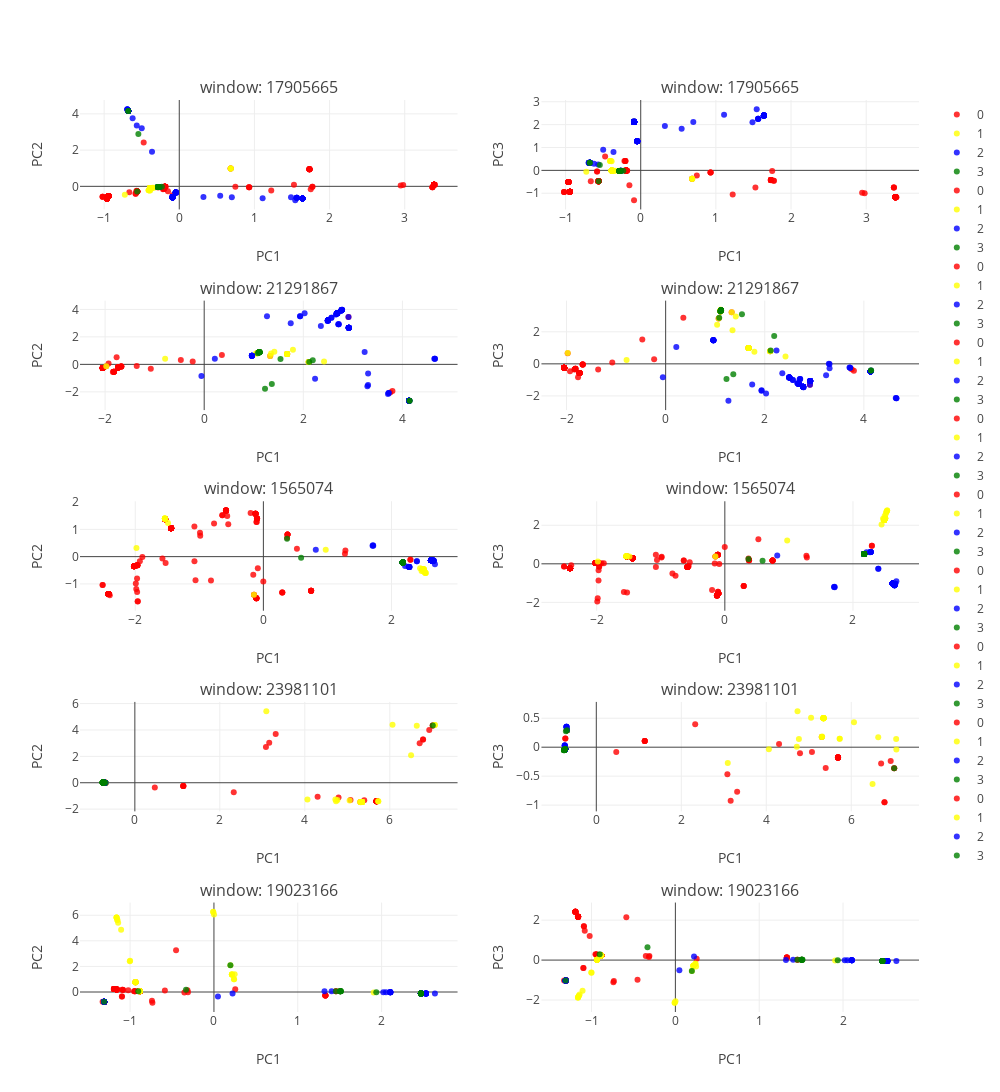

The cell this chart's notebook holds for it:
### Markdown cell above
### I. Local variation sample

Visualize genetic structure at local windows using PCA. Plot colors will correspond to the Mean shift clustering above. 

Use the list `plot_who` to plot only accessions from specific groups.

Use the list `shade` to lower the opacity of samples from specific groups.

### Code cell
## a look at local windows
from structure_tools.Tutorial_subplots import window_sample_plot

windows_pick= 5
Chr= 8

plot_who= [0,1,2,3]
shade= []


window_sample_plot(Windows,
                   ref_dict,
                   color_groups,
                   plot_who= plot_who,
                   shade= shade,
                   Chr= Chr,
                   windows_pick= windows_pick,
                   height= 1500,width= 1000)

### Figure 1 — Plotly figure (JSON) as saved in the notebook; plotly's stock layout.template omitted (floating-point values rounded to 4 significant figures; data arrays with more than 128 entries replaced by an {"elided": "..."} marker saying what was removed)
{"data": [{"marker": {"color": "red", "line": {"width": 0}, "opacity": 0.8, "size": 6, "symbol": "circle"}, "mode": "markers", "name": "0", "type": "scatter", "uid": "d0d51f96-6da0-4ffd-986e-5b6aee29e8c6", "x": {"elided": "279 float values"}, "xaxis": "x", "y": {"elided": "279 float values"}, "yaxis": "y"}, {"marker": {"color": "yellow", "line": {"width": 0}, "opacity": 0.8, "size": 6, "symbol": "circle"}, "mode": "markers", "name": "1", "type": "scatter", "uid": "d4888f99-f090-4c41-bd3c-3a337edf9a13", "x": [-0.3876, -0.3876, -0.3666, -0.3876, -0.3978, -0.3876, -0.3876, -0.3876, -0.4083, -0.3897, -0.4083, 0.6846, -0.3876, -0.08897, -0.3876, -0.3825, -0.3876, -0.6788, 0.6846, -0.389, -0.7245, -0.3876, -0.3666, -0.3876, -0.3876, -0.3888, -0.3876, -0.3876, -0.3876, -0.3876, 0.6846, -0.3554, -0.3897, -0.3873, -0.3344, -0.3876, -0.3876, -0.3876, -0.3876], "xaxis": "x", "y": [-0.09139, -0.09139, -0.09456, -0.09139, -0.2234, -0.09139, -0.09139, -0.09139, -0.2218, -0.09251, -0.2218, 0.9867, -0.09139, -0.6106, -0.09139, -0.08979, -0.09139, 4.165, 0.9867, -0.0918, -0.4657, -0.09139, -0.09456, -0.09139, -0.09139, -0.0921, -0.09139, -0.09139, -0.09139, -0.09139, 0.9867, -0.08073, -0.09251, -0.225, -0.08389, -0.09139, -0.09139, -0.09139, -0.09139], "yaxis": "y"}, {"marker": {"color": "blue", "line": {"width": 0}, "opacity": 0.8, "size": 6, "symbol": "circle"}, "mode": "markers", "name": "2", "type": "scatter", "uid": "348c008f-df9c-475b-846b-87799c2c4ca2", "x": {"elided": "165 float values"}, "xaxis": "x", "y": {"elided": "165 float values"}, "yaxis": "y"}, {"marker": {"color": "green", "line": {"width": 0}, "opacity": 0.8, "size": 6, "symbol": "circle"}, "mode": "markers", "name": "3", "type": "scatter", "uid": "d3db2807-f6f5-4b42-872d-12906c574f6d", "x": [-0.2821, -0.2821, -0.2821, -0.2821, -0.2821, -0.6788, -0.2821, -0.2821, -0.2821, -0.2686, -0.6788, -0.232, -0.5602, -0.2831, -0.2671, -0.5443, -0.2836, -0.2821, -0.2821, -0.2821, -0.2821], "xaxis": "x", "y": [-0.03555, -0.03555, -0.03555, -0.03555, -0.03555, 4.165, -0.03555, -0.03555, -0.03555, -0.0334, 4.165, -0.02727, -0.2835, -0.03246, -0.02972, 2.887, -0.036, -0.03555, -0.03555, -0.03555, -0.03555], "yaxis": "y"}, {"marker": {"color": "red", "line": {"width": 0}, "opacity": 0.8, "size": 6, "symbol": "circle"}, "mode": "markers", "name": "0", "type": "scatter", "uid": "6b470ef6-f658-4ee3-9293-d51fa99eed55", "x": {"elided": "279 float values"}, "xaxis": "x2", "y": {"elided": "279 float values"}, "yaxis": "y2"}, {"marker": {"color": "yellow", "line": {"width": 0}, "opacity": 0.8, "size": 6, "symbol": "circle"}, "mode": "markers", "name": "1", "type": "scatter", "uid": "865a2034-cb65-4d25-a3cb-27536424a6f2", "x": [-0.3876, -0.3876, -0.3666, -0.3876, -0.3978, -0.3876, -0.3876, -0.3876, -0.4083, -0.3897, -0.4083, 0.6846, -0.3876, -0.08897, -0.3876, -0.3825, -0.3876, -0.6788, 0.6846, -0.389, -0.7245, -0.3876, -0.3666, -0.3876, -0.3876, -0.3888, -0.3876, -0.3876, -0.3876, -0.3876, 0.6846, -0.3554, -0.3897, -0.3873, -0.3344, -0.3876, -0.3876, -0.3876, -0.3876], "xaxis": "x2", "y": [-0.009942, -0.009942, -0.01913, -0.009942, 0.4064, -0.009942, -0.009942, -0.009942, 0.411, -0.01165, 0.411, -0.3653, -0.009942, 2.146, -0.009942, -0.01209, -0.009942, 0.329, -0.3653, -0.00999, -0.05534, -0.009942, -0.01913, -0.009942, -0.009942, -0.01107, -0.009942, -0.009942, -0.009942, -0.009942, -0.3653, -0.01268, -0.01165, 0.4019, -0.02186, -0.009942, -0.009942, -0.009942, -0.009942], "yaxis": "y2"}, {"marker": {"color": "blue", "line": {"width": 0}, "opacity": 0.8, "size": 6, "symbol": "circle"}, "mode": "markers", "name": "2", "type": "scatter", "uid": "22dacc09-8d8b-4dad-84b0-e3997305748a", "x": {"elided": "165 float values"}, "xaxis": "x2", "y": {"elided": "165 float values"}, "yaxis": "y2"}, {"marker": {"color": "green", "line": {"width": 0}, "opacity": 0.8, "size": 6, "symbol": "circle"}, "mode": "markers", "name": "3", "type": "scatter", "uid": "ae90024a-941b-4896-995e-d5ebd516e2f3", "x": [-0.2821, -0.2821, -0.2821, -0.2821, -0.2821, -0.6788, -0.2821, -0.2821, -0.2821, -0.2686, -0.6788, -0.232, -0.5602, -0.2831, -0.2671, -0.5443, -0.2836, -0.2821, -0.2821, -0.2821, -0.2821], "xaxis": "x2", "y": [-0.0235, -0.0235, -0.0235, -0.0235, -0.0235, 0.329, -0.0235, -0.0235, -0.0235, -0.02259, 0.329, -0.01873, -0.4736, -0.02328, -0.02159, 0.2301, -0.02417, -0.0235, -0.0235, -0.0235, -0.0235], "yaxis": "y2"}, {"marker": {"color": "red", "line": {"width": 0}, "opacity": 0.8, "size": 6, "symbol": "circle"}, "mode": "markers", "name": "0", "type": "scatter", "uid": "deb07c47-1c30-409a-bd04-f9d7fa933587", "x": {"elided": "279 float values"}, "xaxis": "x3", "y": {"elided": "279 float values"}, "yaxis": "y3"}, {"marker": {"color": "yellow", "line": {"width": 0}, "opacity": 0.8, "size": 6, "symbol": "circle"}, "mode": "markers", "name": "1", "type": "scatter", "uid": "38856377-b4d0-4bb9-932e-0ff43c1b0b42", "x": [1.105, 1.673, 1.105, 1.105, 1.069, 2.108, 1.791, 1.105, 1.039, 1.349, 1.105, 1.105, 1.105, 1.332, 1.415, 1.105, 1.673, 2.418, 1.105, 1.105, -0.7884, 2.108, 1.105, 1.673, 1.673, 1.105, 1.105, 1.673, 1.673, 1.112, 1.105, 2.108, 1.105, 1.105, 1.112, 1.105, 1.105, -1.976, 1.673], "xaxis": "x3", "y": [0.8859, 0.7485, 0.8859, 0.8859, 0.8219, 0.1743, 1.07, 0.8859, 0.7661, 0.7984, 0.8859, 0.8859, 0.8859, 0.6087, 0.9182, 0.8859, 0.7485, 0.2065, 0.8859, 0.8859, 0.4164, 0.1743, 0.8859, 0.7485, 0.7485, 0.8859, 0.8859, 0.7485, 0.7485, 0.8983, 0.8859, 0.1743, 0.8859, 0.8859, 0.8983, 0.8859, 0.8859, -0.1278, 0.7485], "yaxis": "y3"}, {"marker": {"color": "blue", "line": {"width": 0}, "opacity": 0.8, "size": 6, "symbol": "circle"}, "mode": "markers", "name": "2", "type": "scatter", "uid": "8450574b-9b03-40fb-ae66-ece4a0823703", "x": {"elided": "165 float values"}, "xaxis": "x3", "y": {"elided": "165 float values"}, "yaxis": "y3"}, {"marker": {"color": "green", "line": {"width": 0}, "opacity": 0.8, "size": 6, "symbol": "circle"}, "mode": "markers", "name": "3", "type": "scatter", "uid": "eb37b3ff-ad12-4352-a4f2-328190e2f8df", "x": [1.116, 1.105, 1.116, 1.116, 1.105, 2.19, 1.116, 1.116, 2.12, 1.116, 1.105, 1.365, 4.144, 4.144, 1.116, 1.227, 1.54, 1.116, 1.116, 1.081, 1.116], "xaxis": "x3", "y": [0.8823, 0.8859, 0.8823, 0.8823, 0.8859, 0.2986, 0.8823, 0.8823, 0.1706, 0.8823, 0.8859, -1.425, -2.652, -2.652, 0.8823, -1.768, 0.3947, 0.8823, 0.8823, 0.8171, 0.8823], "yaxis": "y3"}, {"marker": {"color": "red", "line": {"width": 0}, "opacity": 0.8, "size": 6, "symbol": "circle"}, "mode": "markers", "name": "0", "type": "scatter", "uid": "8f3b7d7c-639b-4ea4-841a-0ac828497674", "x": {"elided": "279 float values"}, "xaxis": "x4", "y": {"elided": "279 float values"}, "yaxis": "y4"}, {"marker": {"color": "yellow", "line": {"width": 0}, "opacity": 0.8, "size": 6, "symbol": "circle"}, "mode": "markers", "name": "1", "type": "scatter", "uid": "dd71152e-f087-4674-8be3-fbf76ab87c9b", "x": [1.105, 1.673, 1.105, 1.105, 1.069, 2.108, 1.791, 1.105, 1.039, 1.349, 1.105, 1.105, 1.105, 1.332, 1.415, 1.105, 1.673, 2.418, 1.105, 1.105, -0.7884, 2.108, 1.105, 1.673, 1.673, 1.105, 1.105, 1.673, 1.673, 1.112, 1.105, 2.108, 1.105, 1.105, 1.112, 1.105, 1.105, -1.976, 1.673], "xaxis": "x4", "y": [3.287, 0.9898, 3.287, 3.287, 2.835, 0.7903, 0.7625, 3.287, 2.434, 2.099, 3.287, 3.287, 3.287, 3.216, 2.951, 3.287, 0.9898, 0.4551, 3.287, 3.287, 0.2382, 0.7903, 3.287, 0.9898, 0.9898, 3.287, 3.287, 0.9898, 0.9898, 3.368, 3.287, 0.7903, 3.287, 3.287, 3.368, 3.287, 3.287, 0.6728, 0.9898], "yaxis": "y4"}, {"marker": {"color": "blue", "line": {"width": 0}, "opacity": 0.8, "size": 6, "symbol": "circle"}, "mode": "markers", "name": "2", "type": "scatter", "uid": "53a137d2-34f8-4896-964c-5398f23b1641", "x": {"elided": "165 float values"}, "xaxis": "x4", "y": {"elided": "165 float values"}, "yaxis": "y4"}, {"marker": {"color": "green", "line": {"width": 0}, "opacity": 0.8, "size": 6, "symbol": "circle"}, "mode": "markers", "name": "3", "type": "scatter", "uid": "4363d762-1f28-4fd0-84ee-bdcc207a19ee", "x": [1.116, 1.105, 1.116, 1.116, 1.105, 2.19, 1.116, 1.116, 2.12, 1.116, 1.105, 1.365, 4.144, 4.144, 1.116, 1.227, 1.54, 1.116, 1.116, 1.081, 1.116], "xaxis": "x4", "y": [3.336, 3.287, 3.336, 3.336, 3.287, 1.743, 3.336, 3.336, 0.8393, 3.336, 3.287, -0.6423, -0.4223, -0.4223, 3.336, -0.9428, 3.098, 3.336, 3.336, 2.879, 3.336], "yaxis": "y4"}, {"marker": {"color": "red", "line": {"width": 0}, "opacity": 0.8, "size": 6, "symbol": "circle"}, "mode": "markers", "name": "0", "type": "scatter", "uid": "c75cb8dd-f214-4093-a36a-183b90a67e02", "x": {"elided": "279 float values"}, "xaxis": "x5", "y": {"elided": "279 float values"}, "yaxis": "y5"}, {"marker": {"color": "yellow", "line": {"width": 0}, "opacity": 0.8, "size": 6, "symbol": "circle"}, "mode": "markers", "name": "1", "type": "scatter", "uid": "cc094006-abd0-45fa-8aaa-eca99e0bd849", "x": [2.487, 2.523, 2.487, 2.487, 2.523, -1.538, 2.487, -1.538, 2.487, -1.538, 2.514, 2.487, 2.487, 2.494, 2.487, 2.487, 2.534, -0.147, -1.538, 2.534, 0.973, 2.487, -1.538, 2.503, 2.503, 2.487, -1.53, 2.469, 2.487, -1.489, 2.487, 2.487, -1.981, 2.503, 2.487, 2.446, 2.487, 2.487, 2.503], "xaxis": "x5", "y": [-0.4603, -0.5875, -0.4603, -0.4603, -0.5875, 1.4, -0.4603, 1.4, -0.4603, 1.4, -0.5579, -0.4603, -0.4603, -0.5381, -0.4603, -0.4603, -0.6002, -1.398, 1.4, -0.6002, 0.2506, -0.4603, 1.4, -0.4666, -0.4666, -0.4603, 1.375, -0.5285, -0.4603, 1.237, -0.4603, -0.4603, 0.3175, -0.4666, -0.4603, -0.4288, -0.4603, -0.4603, -0.4666], "yaxis": "y5"}, {"marker": {"color": "blue", "line": {"width": 0}, "opacity": 0.8, "size": 6, "symbol": "circle"}, "mode": "markers", "name": "2", "type": "scatter", "uid": "bf3f9cdc-857b-465b-bb97-2c7bce838cbd", "x": {"elided": "165 float values"}, "xaxis": "x5", "y": {"elided": "165 float values"}, "yaxis": "y5"}, {"marker": {"color": "green", "line": {"width": 0}, "opacity": 0.8, "size": 6, "symbol": "circle"}, "mode": "markers", "name": "3", "type": "scatter", "uid": "b213a252-a5f9-4c14-98e6-cd748f2c7c90", "x": [2.174, 2.174, 2.174, 2.174, 2.174, 2.174, 2.174, 2.174, 2.174, 2.174, 2.174, 0.5889, 2.174, 2.174, 2.174, 0.3693, 2.174, 2.174, 2.174, 2.174, 2.174], "xaxis": "x5", "y": [-0.2162, -0.2162, -0.2162, -0.2162, -0.2162, -0.2162, -0.2162, -0.2162, -0.2162, -0.2162, -0.2162, -0.0407, -0.2162, -0.2162, -0.2162, 0.6595, -0.2162, -0.2162, -0.2162, -0.2162, -0.2162], "yaxis": "y5"}, {"marker": {"color": "red", "line": {"width": 0}, "opacity": 0.8, "size": 6, "symbol": "circle"}, "mode": "markers", "name": "0", "type": "scatter", "uid": "d7d671b9-4929-463f-97da-90a7fd400abf", "x": {"elided": "279 float values"}, "xaxis": "x6", "y": {"elided": "279 float values"}, "yaxis": "y6"}, {"marker": {"color": "yellow", "line": {"width": 0}, "opacity": 0.8, "size": 6, "symbol": "circle"}, "mode": "markers", "name": "1", "type": "scatter", "uid": "d7657e19-df74-471d-a96c-985e2ad22556", "x": [2.487, 2.523, 2.487, 2.487, 2.523, -1.538, 2.487, -1.538, 2.487, -1.538, 2.514, 2.487, 2.487, 2.494, 2.487, 2.487, 2.534, -0.147, -1.538, 2.534, 0.973, 2.487, -1.538, 2.503, 2.503, 2.487, -1.53, 2.469, 2.487, -1.489, 2.487, 2.487, -1.981, 2.503, 2.487, 2.446, 2.487, 2.487, 2.503], "xaxis": "x6", "y": [2.269, 2.696, 2.269, 2.269, 2.696, 0.3978, 2.269, 0.3978, 2.269, 0.3978, 2.614, 2.269, 2.269, 2.486, 2.269, 2.269, 2.765, 0.3765, 0.3978, 2.765, 1.216, 2.269, 0.3978, 2.367, 2.367, 2.269, 0.3944, 2.343, 2.269, 0.3735, 2.269, 2.269, 0.1143, 2.367, 2.269, 2.034, 2.269, 2.269, 2.367], "yaxis": "y6"}, {"marker": {"color": "blue", "line": {"width": 0}, "opacity": 0.8, "size": 6, "symbol": "circle"}, "mode": "markers", "name": "2", "type": "scatter", "uid": "f594f394-f4ee-45d6-898b-befce2ed1c76", "x": {"elided": "165 float values"}, "xaxis": "x6", "y": {"elided": "165 float values"}, "yaxis": "y6"}, {"marker": {"color": "green", "line": {"width": 0}, "opacity": 0.8, "size": 6, "symbol": "circle"}, "mode": "markers", "name": "3", "type": "scatter", "uid": "d4bcafd0-e231-4611-9431-6779b6c40eb4", "x": [2.174, 2.174, 2.174, 2.174, 2.174, 2.174, 2.174, 2.174, 2.174, 2.174, 2.174, 0.5889, 2.174, 2.174, 2.174, 0.3693, 2.174, 2.174, 2.174, 2.174, 2.174], "xaxis": "x6", "y": [0.5032, 0.5032, 0.5032, 0.5032, 0.5032, 0.5032, 0.5032, 0.5032, 0.5032, 0.5032, 0.5032, 0.1595, 0.5032, 0.5032, 0.5032, 0.2525, 0.5032, 0.5032, 0.5032, 0.5032, 0.5032], "yaxis": "y6"}, {"marker": {"color": "red", "line": {"width": 0}, "opacity": 0.8, "size": 6, "symbol": "circle"}, "mode": "markers", "name": "0", "type": "scatter", "uid": "f27dd256-9b53-4116-99f6-36a05db43383", "x": {"elided": "279 float values"}, "xaxis": "x7", "y": {"elided": "279 float values"}, "yaxis": "y7"}, {"marker": {"color": "yellow", "line": {"width": 0}, "opacity": 0.8, "size": 6, "symbol": "circle"}, "mode": "markers", "name": "1", "type": "scatter", "uid": "701712da-5332-429c-8119-08e6356245e7", "x": [5.314, 5.306, 5.346, 5.349, -0.6926, 4.062, -0.7357, 4.768, -0.6915, 5.346, 5.346, 5.054, 5.346, 4.719, 5.306, 6.501, 5.349, 5.728, 4.736, 5.346, -0.6915, -0.7318, 5.346, 7.062, 3.094, 7.057, -0.6926, 5.346, 5.346, -0.7318, 5.349, -0.6915, 6.635, -0.6915, 5.346, 5.346, -0.6915, 6.064, 5.728], "xaxis": "x7", "y": [-1.471, -1.455, -1.46, -1.464, 0.007079, -1.279, 0.01252, -1.303, 0.007005, -1.46, -1.46, -1.354, -1.46, -1.266, -1.455, 2.075, -1.464, -1.408, -1.405, -1.46, 0.007005, 0.01207, -1.46, 4.378, 5.428, 4.371, 0.007079, -1.46, -1.46, 0.01207, -1.464, 0.007005, 4.323, 0.007005, -1.46, -1.46, 0.007005, 4.39, -1.408], "yaxis": "y7"}, {"marker": {"color": "blue", "line": {"width": 0}, "opacity": 0.8, "size": 6, "symbol": "circle"}, "mode": "markers", "name": "2", "type": "scatter", "uid": "ba946fe5-b941-4c8c-a34a-aebe12077d9f", "x": {"elided": "165 float values"}, "xaxis": "x7", "y": {"elided": "165 float values"}, "yaxis": "y7"}, {"marker": {"color": "green", "line": {"width": 0}, "opacity": 0.8, "size": 6, "symbol": "circle"}, "mode": "markers", "name": "3", "type": "scatter", "uid": "cd6b81e4-752b-44c6-bde0-14bb5cecd5e7", "x": [-0.7555, -0.7585, -0.757, -0.7555, -0.7555, -0.7152, 7.011, -0.7585, -0.7318, -0.7555, -0.7555, -0.7321, -0.7555, -0.7555, -0.6915, -0.7318, -0.7555, -0.7555, -0.7555, -0.7555, -0.7555], "xaxis": "x7", "y": [0.01528, 0.01569, 0.01548, 0.01528, 0.01528, 0.01021, 4.337, 0.01569, 0.01207, 0.01528, 0.01528, 0.0121, 0.01528, 0.01528, 0.007005, 0.01207, 0.01528, 0.01528, 0.01528, 0.01528, 0.01528], "yaxis": "y7"}, {"marker": {"color": "red", "line": {"width": 0}, "opacity": 0.8, "size": 6, "symbol": "circle"}, "mode": "markers", "name": "0", "type": "scatter", "uid": "f843ee9c-c788-4b92-b29c-5389c7fe85fb", "x": {"elided": "279 float values"}, "xaxis": "x8", "y": {"elided": "279 float values"}, "yaxis": "y8"}, {"marker": {"color": "yellow", "line": {"width": 0}, "opacity": 0.8, "size": 6, "symbol": "circle"}, "mode": "markers", "name": "1", "type": "scatter", "uid": "19d424a3-dba1-4175-9f1a-295b5a2ae778", "x": [5.314, 5.306, 5.346, 5.349, -0.6926, 4.062, -0.7357, 4.768, -0.6915, 5.346, 5.346, 5.054, 5.346, 4.719, 5.306, 6.501, 5.349, 5.728, 4.736, 5.346, -0.6915, -0.7318, 5.346, 7.062, 3.094, 7.057, -0.6926, 5.346, 5.346, -0.7318, 5.349, -0.6915, 6.635, -0.6915, 5.346, 5.346, -0.6915, 6.064, 5.728], "xaxis": "x8", "y": [0.1831, 0.1766, 0.5, 0.5045, 0.3038, -0.03454, -0.03433, 0.1403, 0.2932, 0.5, 0.5, 0.5093, 0.5, 0.005915, 0.1766, -0.6354, 0.5045, 0.1445, 0.6223, 0.5, 0.2932, -0.03023, 0.5, -0.0395, -0.2745, 0.1412, 0.3038, 0.5, 0.5, -0.03023, 0.5045, 0.2932, 0.1733, 0.2932, 0.5, 0.5, 0.2932, 0.4318, 0.1445], "yaxis": "y8"}, {"marker": {"color": "blue", "line": {"width": 0}, "opacity": 0.8, "size": 6, "symbol": "circle"}, "mode": "markers", "name": "2", "type": "scatter", "uid": "e59007bc-4387-49b0-a4c0-5dccf27003ea", "x": {"elided": "165 float values"}, "xaxis": "x8", "y": {"elided": "165 float values"}, "yaxis": "y8"}, {"marker": {"color": "green", "line": {"width": 0}, "opacity": 0.8, "size": 6, "symbol": "circle"}, "mode": "markers", "name": "3", "type": "scatter", "uid": "979f1acf-b147-43c7-932f-c9499070da42", "x": [-0.7555, -0.7585, -0.757, -0.7555, -0.7555, -0.7152, 7.011, -0.7585, -0.7318, -0.7555, -0.7555, -0.7321, -0.7555, -0.7555, -0.6915, -0.7318, -0.7555, -0.7555, -0.7555, -0.7555, -0.7555], "xaxis": "x8", "y": [-0.04788, -0.05244, -0.05016, -0.04788, -0.04788, 0.2755, -0.3615, -0.05244, -0.03023, -0.04788, -0.04788, -0.03049, -0.04788, -0.04788, 0.2932, -0.03023, -0.04788, -0.04788, -0.04788, -0.04788, -0.04788], "yaxis": "y8"}, {"marker": {"color": "red", "line": {"width": 0}, "opacity": 0.8, "size": 6, "symbol": "circle"}, "mode": "markers", "name": "0", "type": "scatter", "uid": "bf874517-c03f-44a4-8e83-567e56df20fc", "x": {"elided": "279 float values"}, "xaxis": "x9", "y": {"elided": "279 float values"}, "yaxis": "y9"}, {"marker": {"color": "yellow", "line": {"width": 0}, "opacity": 0.8, "size": 6, "symbol": "circle"}, "mode": "markers", "name": "1", "type": "scatter", "uid": "a93ddd4f-96c3-4d3f-ad10-d114f6d65e1b", "x": [-0.008179, -0.9358, -1.107, -0.8851, -1.004, 0.247, -0.8851, -0.9358, -0.8851, 2.469, 2.469, 0.001013, -0.008971, 1.905, -0.8851, 0.2394, -0.9998, -0.9358, -1.153, -0.9358, -0.8851, -0.8851, -1.143, 0.2141, 0.2394, -0.9358, -1.162, -0.9358, 0.2141, 2.469, -1.153, -0.8851, 0.1963, -1.162, -1.162, 0.2141, -0.8851, -0.9358, 0.2141], "xaxis": "x9", "y": [6.258, 0.7597, 4.863, 0.05334, 2.408, 1.381, 0.05334, 0.7597, 0.05334, -0.1093, -0.1093, 6.066, 6.272, -0.02961, 0.05334, 1.007, 2.447, 0.7597, 5.628, 0.7597, 0.05334, 0.05334, 5.422, 1.36, 1.007, 0.7597, 5.82, 0.7597, 1.36, -0.1093, 5.628, 0.05334, 2.087, 5.82, 5.82, 1.36, 0.05334, 0.7597, 1.36], "yaxis": "y9"}, {"marker": {"color": "blue", "line": {"width": 0}, "opacity": 0.8, "size": 6, "symbol": "circle"}, "mode": "markers", "name": "2", "type": "scatter", "uid": "c4cc89dc-6bc8-47cf-8218-69efdb1de1af", "x": {"elided": "165 float values"}, "xaxis": "x9", "y": {"elided": "165 float values"}, "yaxis": "y9"}, {"marker": {"color": "green", "line": {"width": 0}, "opacity": 0.8, "size": 6, "symbol": "circle"}, "mode": "markers", "name": "3", "type": "scatter", "uid": "381d5ffa-ec5d-42e9-aea9-eec9ec98d42d", "x": [2.469, 1.506, 1.936, 1.506, 1.506, 0.1963, 2.469, 2.469, 2.469, 2.469, 2.469, -0.333, -1.309, 1.514, 1.514, -0.9031, 2.469, 1.506, 2.469, 1.506, 1.455], "xaxis": "x9", "y": [-0.1093, 0.06226, -0.02549, 0.06226, 0.06226, 2.087, -0.1093, -0.1093, -0.1093, -0.1093, -0.1093, 0.1787, -0.7612, 0.06335, 0.06335, 0.06137, -0.1093, 0.06226, -0.1093, 0.06226, 0.0603], "yaxis": "y9"}, {"marker": {"color": "red", "line": {"width": 0}, "opacity": 0.8, "size": 6, "symbol": "circle"}, "mode": "markers", "name": "0", "type": "scatter", "uid": "58689ece-5009-466f-8fef-f46d87d59cb8", "x": {"elided": "279 float values"}, "xaxis": "x10", "y": {"elided": "279 float values"}, "yaxis": "y10"}, {"marker": {"color": "yellow", "line": {"width": 0}, "opacity": 0.8, "size": 6, "symbol": "circle"}, "mode": "markers", "name": "1", "type": "scatter", "uid": "4385ffca-da61-4d3c-8c24-01420285afea", "x": [-0.008179, -0.9358, -1.107, -0.8851, -1.004, 0.247, -0.8851, -0.9358, -0.8851, 2.469, 2.469, 0.001013, -0.008971, 1.905, -0.8851, 0.2394, -0.9998, -0.9358, -1.153, -0.9358, -0.8851, -0.8851, -1.143, 0.2141, 0.2394, -0.9358, -1.162, -0.9358, 0.2141, 2.469, -1.153, -0.8851, 0.1963, -1.162, -1.162, 0.2141, -0.8851, -0.9358, 0.2141], "xaxis": "x10", "y": [-2.133, 0.01684, -1.538, 0.234, -0.6221, -0.3272, 0.234, 0.01684, 0.234, -0.04322, -0.04322, -2.061, -2.138, -0.01951, 0.234, -0.1791, -0.6317, 0.01684, -1.8, 0.01684, 0.234, 0.234, -1.723, -0.2877, -0.1791, 0.01684, -1.872, 0.01684, -0.2877, -0.04322, -1.8, 0.234, -0.5444, -1.872, -1.872, -0.2877, 0.234, 0.01684, -0.2877], "yaxis": "y10"}, {"marker": {"color": "blue", "line": {"width": 0}, "opacity": 0.8, "size": 6, "symbol": "circle"}, "mode": "markers", "name": "2", "type": "scatter", "uid": "f081ed6a-c51a-406d-98dc-12397ea1c612", "x": {"elided": "165 float values"}, "xaxis": "x10", "y": {"elided": "165 float values"}, "yaxis": "y10"}, {"marker": {"color": "green", "line": {"width": 0}, "opacity": 0.8, "size": 6, "symbol": "circle"}, "mode": "markers", "name": "3", "type": "scatter", "uid": "03d9074a-b6b2-49b0-9c41-e5b03e72d603", "x": [2.469, 1.506, 1.936, 1.506, 1.506, 0.1963, 2.469, 2.469, 2.469, 2.469, 2.469, -0.333, -1.309, 1.514, 1.514, -0.9031, 2.469, 1.506, 2.469, 1.506, 1.455], "xaxis": "x10", "y": [-0.04322, 0.02254, -0.01281, 0.02254, 0.02254, -0.5444, -0.04322, -0.04322, -0.04322, -0.04322, -0.04322, 0.6417, -1.028, 0.023, 0.023, 0.2907, -0.04322, 0.02254, -0.04322, 0.02254, 0.02007], "yaxis": "y10"}], "layout": {"annotations": [{"font": {"size": 16}, "showarrow": false, "text": "window: 17905665", "x": 0.225, "xanchor": "center", "xref": "paper", "y": 1, "yanchor": "bottom", "yref": "paper"}, {"font": {"size": 16}, "showarrow": false, "text": "window: 17905665", "x": 0.775, "xanchor": "center", "xref": "paper", "y": 1, "yanchor": "bottom", "yref": "paper"}, {"font": {"size": 16}, "showarrow": false, "text": "window: 21291867", "x": 0.225, "xanchor": "center", "xref": "paper", "y": 0.78, "yanchor": "bottom", "yref": "paper"}, {"font": {"size": 16}, "showarrow": false, "text": "window: 21291867", "x": 0.775, "xanchor": "center", "xref": "paper", "y": 0.78, "yanchor": "bottom", "yref": "paper"}, {"font": {"size": 16}, "showarrow": false, "text": "window: 1565074", "x": 0.225, "xanchor": "center", "xref": "paper", "y": 0.56, "yanchor": "bottom", "yref": "paper"}, {"font": {"size": 16}, "showarrow": false, "text": "window: 1565074", "x": 0.775, "xanchor": "center", "xref": "paper", "y": 0.56, "yanchor": "bottom", "yref": "paper"}, {"font": {"size": 16}, "showarrow": false, "text": "window: 23981101", "x": 0.225, "xanchor": "center", "xref": "paper", "y": 0.34, "yanchor": "bottom", "yref": "paper"}, {"font": {"size": 16}, "showarrow": false, "text": "window: 23981101", "x": 0.775, "xanchor": "center", "xref": "paper", "y": 0.34, "yanchor": "bottom", "yref": "paper"}, {"font": {"size": 16}, "showarrow": false, "text": "window: 19023166", "x": 0.225, "xanchor": "center", "xref": "paper", "y": 0.12, "yanchor": "bottom", "yref": "paper"}, {"font": {"size": 16}, "showarrow": false, "text": "window: 19023166", "x": 0.775, "xanchor": "center", "xref": "paper", "y": 0.12, "yanchor": "bottom", "yref": "paper"}], "height": 1500, "width": 1000, "xaxis": {"anchor": "y", "domain": [0, 0.45], "title": "PC1"}, "xaxis10": {"anchor": "y10", "domain": [0.55, 1], "title": "PC1"}, "xaxis2": {"anchor": "y2", "domain": [0.55, 1], "title": "PC1"}, "xaxis3": {"anchor": "y3", "domain": [0, 0.45], "title": "PC1"}, "xaxis4": {"anchor": "y4", "domain": [0.55, 1], "title": "PC1"}, "xaxis5": {"anchor": "y5", "domain": [0, 0.45], "title": "PC1"}, "xaxis6": {"anchor": "y6", "domain": [0.55, 1], "title": "PC1"}, "xaxis7": {"anchor": "y7", "domain": [0, 0.45], "title": "PC1"}, "xaxis8": {"anchor": "y8", "domain": [0.55, 1], "title": "PC1"}, "xaxis9": {"anchor": "y9", "domain": [0, 0.45], "title": "PC1"}, "yaxis": {"anchor": "x", "domain": [0.88, 1], "title": "PC2"}, "yaxis10": {"anchor": "x10", "domain": [0, 0.12], "title": "PC3"}, "yaxis2": {"anchor": "x2", "domain": [0.88, 1], "title": "PC3"}, "yaxis3": {"anchor": "x3", "domain": [0.66, 0.78], "title": "PC2"}, "yaxis4": {"anchor": "x4", "domain": [0.66, 0.78], "title": "PC3"}, "yaxis5": {"anchor": "x5", "domain": [0.44, 0.56], "title": "PC2"}, "yaxis6": {"anchor": "x6", "domain": [0.44, 0.56], "title": "PC3"}, "yaxis7": {"anchor": "x7", "domain": [0.22, 0.34], "title": "PC2"}, "yaxis8": {"anchor": "x8", "domain": [0.22, 0.34], "title": "PC3"}, "yaxis9": {"anchor": "x9", "domain": [0, 0.12], "title": "PC2"}}}
